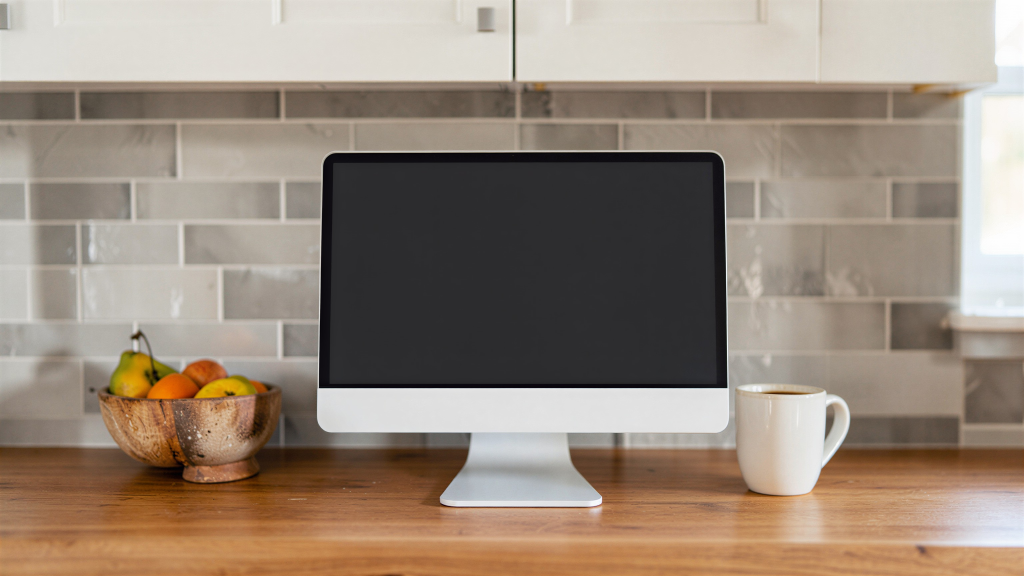
#> input picture art/kitchen/counter-a.jpg, 3072 x 1728 px (shown at 1/3 size)
$ python -i finish_cameras.py   (imports and definitions only)
#> lines starting #> are read from the running program, lines starting #| are printed output that depends on the picture
"""Turn generated camera pictures into the demo's camera stills.

    python art/finish_cameras.py <folder of <output>.png from run_recipes.py>

Keeps the center 70% (it drops the black fisheye ring the model draws), cuts
16:9 and writes 1280x720 webp to src/family_hub/web/static/demo-cams/.
Add a row to that folder's CREDITS.md for any new still.
"""
import pathlib
import sys

from PIL import Image

ROOT = pathlib.Path(__file__).resolve().parent.parent
OUT = ROOT / "src/family_hub/web/static/demo-cams"
KEEP = 0.70


def finish(src, dst):
#> called with src = 'kitchen/counter-a.jpg', dst = 'out.png'
    im = Image.open(src).convert("RGB")
#> im is the input picture: PIL image 3072x1728 RGB; mean R, G, B 152.2, 136.8, 122.6
    w, h = im.size
#> w = 3072; h = 1728
    cw, ch = int(w * KEEP), int(w * KEEP * 9 / 16)
#> cw = 2150; ch = 1209
    box = ((w - cw) // 2, (h - ch) // 2, (w + cw) // 2, (h + ch) // 2)
#> box = (461, 259, 2611, 1468)
    im.crop(box).resize((1280, 720), Image.LANCZOS).save(dst, quality=80, method=6)
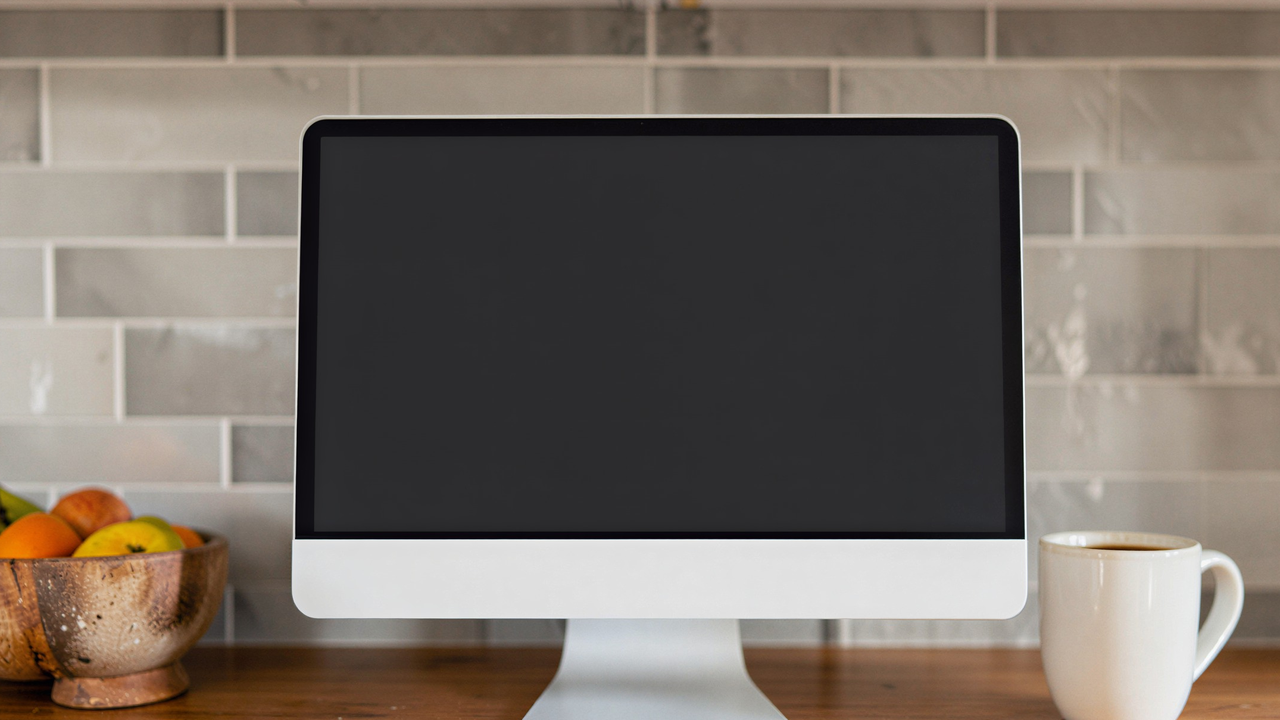
#> saved as out.png: PIL image 1280x720 RGB; mean R, G, B 120.4, 110.7, 102.1


# [4 lines not run here, left out]

>>> result = finish('kitchen/counter-a.jpg', 'out.png')

$ run again, on art/kitchen/wall-mount-b.jpg
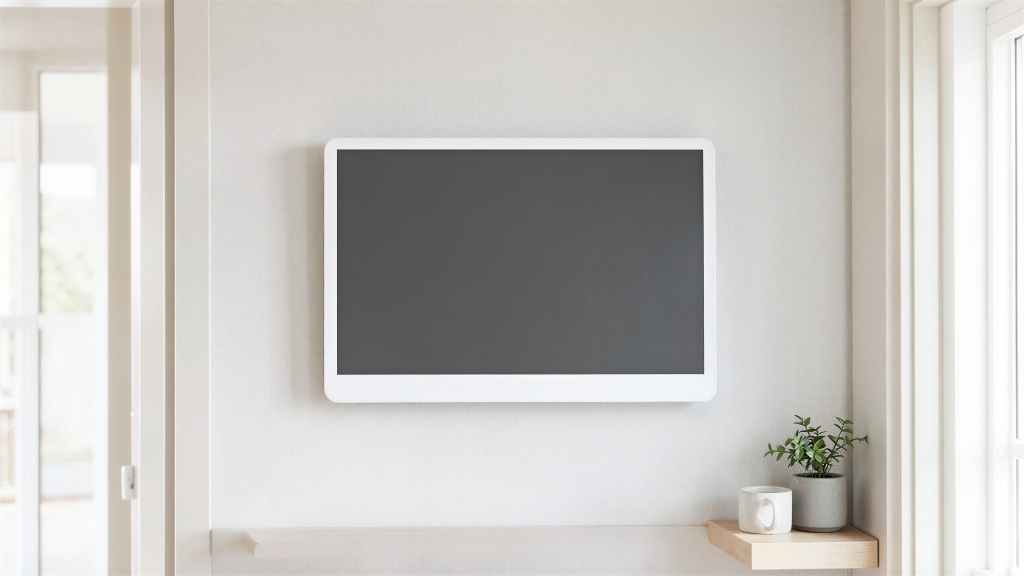
#> input picture art/kitchen/wall-mount-b.jpg, 3072 x 1728 px (shown at 1/3 size)
#> in finish, im is the input picture: PIL image 3072x1728 RGB; mean R, G, B 199, 197.1, 193.8
#> in finish, `im.crop(box).resize((1280, 720), Image.LANCZOS).save(dst, quality=80, ..`:
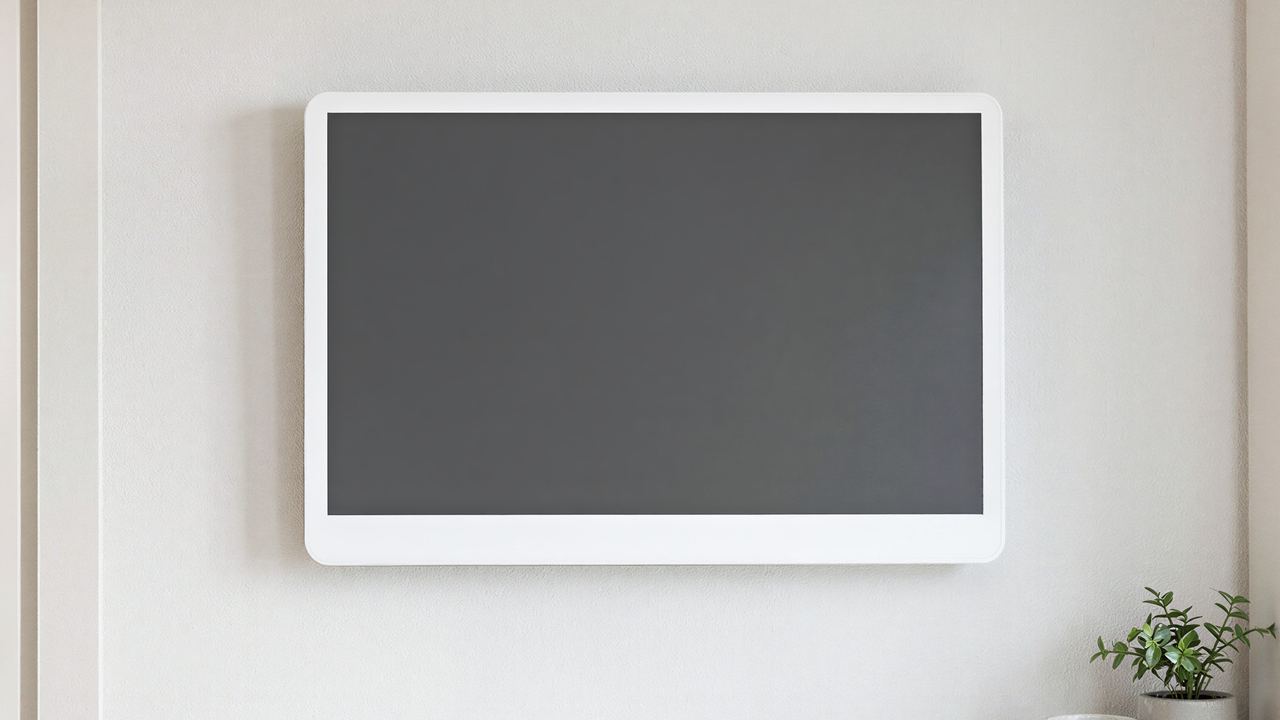
#> saved as out.png: PIL image 1280x720 RGB; mean R, G, B 175.9, 175.3, 173.6
